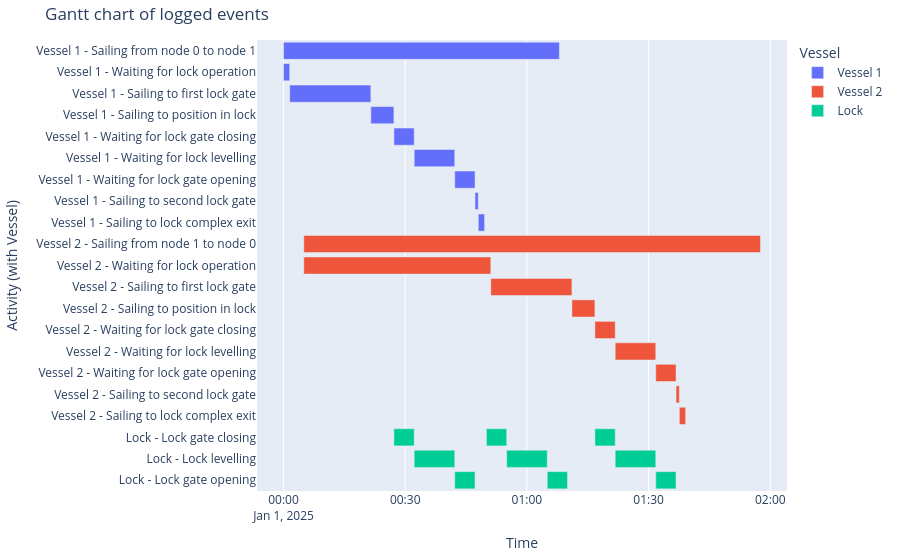

The cell this chart's notebook holds for it:
### Markdown cell above
##### Event chart
We can also create a Gantt chart based on an event table of the vessels and the lock chamber. We see that the time to pass the edge with the lock chamber becomes variable. Moreover, we observe a cyclic behaviour of the lock chamber.

### Code cell
df_eventtable = logbook2eventtable([vessel_1, vessel_2, lock_chamber])
generate_vessel_gantt_chart(df_eventtable)

### Figure 1 — Plotly figure (JSON) as saved in the notebook; plotly's stock layout.template omitted (floating-point values rounded to 4 significant figures)
{"data": [{"base": ["2025-01-01T00:00:00.000000", "2025-01-01T00:00:00.000000", "2025-01-01T00:01:32.000000", "2025-01-01T00:21:32.000000", "2025-01-01T00:27:13.000000", "2025-01-01T00:32:13.000000", "2025-01-01T00:42:13.000000", "2025-01-01T00:47:13.000000", "2025-01-01T00:48:01.000000"], "hovertemplate": "object name=Vessel 1<br>start time=%{base}<br>stop time=%{x}<br>activity label=%{y}<extra></extra>", "legendgroup": "Vessel 1", "marker": {"color": "#636efa", "pattern": {"shape": ""}}, "name": "Vessel 1", "orientation": "h", "showlegend": true, "textposition": "auto", "type": "bar", "x": [4081000, 92000, 1200000, 341000, 300000, 600000, 300000, 48000, 93000], "xaxis": "x", "y": ["Vessel 1 - Sailing from node 0 to node 1", "Vessel 1 - Waiting for lock operation", "Vessel 1 - Sailing to first lock gate", "Vessel 1 - Sailing to position in lock", "Vessel 1 - Waiting for lock gate closing", "Vessel 1 - Waiting for lock levelling", "Vessel 1 - Waiting for lock gate opening", "Vessel 1 - Sailing to second lock gate", "Vessel 1 - Sailing to lock complex exit"], "yaxis": "y"}, {"base": ["2025-01-01T00:05:00.000000", "2025-01-01T00:05:00.000000", "2025-01-01T00:51:06.000000", "2025-01-01T01:11:06.000000", "2025-01-01T01:16:46.000000", "2025-01-01T01:21:46.000000", "2025-01-01T01:31:46.000000", "2025-01-01T01:36:46.000000", "2025-01-01T01:37:35.000000"], "hovertemplate": "object name=Vessel 2<br>start time=%{base}<br>stop time=%{x}<br>activity label=%{y}<extra></extra>", "legendgroup": "Vessel 2", "marker": {"color": "#EF553B", "pattern": {"shape": ""}}, "name": "Vessel 2", "orientation": "h", "showlegend": true, "textposition": "auto", "type": "bar", "x": [6755000, 2766000, 1200000, 340000, 300000, 600000, 300000, 49000, 93000], "xaxis": "x", "y": ["Vessel 2 - Sailing from node 1 to node 0", "Vessel 2 - Waiting for lock operation", "Vessel 2 - Sailing to first lock gate", "Vessel 2 - Sailing to position in lock", "Vessel 2 - Waiting for lock gate closing", "Vessel 2 - Waiting for lock levelling", "Vessel 2 - Waiting for lock gate opening", "Vessel 2 - Sailing to second lock gate", "Vessel 2 - Sailing to lock complex exit"], "yaxis": "y"}, {"base": ["2025-01-01T00:27:13.000000", "2025-01-01T00:32:13.000000", "2025-01-01T00:42:13.000000", "2025-01-01T00:50:01.000000", "2025-01-01T00:55:01.000000", "2025-01-01T01:05:01.000000", "2025-01-01T01:16:46.000000", "2025-01-01T01:21:46.000000", "2025-01-01T01:31:46.000000"], "hovertemplate": "object name=Lock<br>start time=%{base}<br>stop time=%{x}<br>activity label=%{y}<extra></extra>", "legendgroup": "Lock", "marker": {"color": "#00cc96", "pattern": {"shape": ""}}, "name": "Lock", "orientation": "h", "showlegend": true, "textposition": "auto", "type": "bar", "x": [300000, 600000, 300000, 300000, 600000, 300000, 300000, 600000, 300000], "xaxis": "x", "y": ["Lock - Lock gate closing", "Lock - Lock levelling", "Lock - Lock gate opening", "Lock - Lock gate closing", "Lock - Lock levelling", "Lock - Lock gate opening", "Lock - Lock gate closing", "Lock - Lock levelling", "Lock - Lock gate opening"], "yaxis": "y"}], "layout": {"barmode": "overlay", "legend": {"title": {"text": "Vessel"}, "tracegroupgap": 0}, "margin": {"b": 20, "l": 20, "r": 20, "t": 40}, "title": {"text": "Gantt chart of logged events"}, "xaxis": {"anchor": "y", "domain": [0, 1], "title": {"text": "Time"}, "type": "date"}, "yaxis": {"anchor": "x", "autorange": "reversed", "domain": [0, 1], "title": {"text": "Activity (with Vessel)"}}}}
